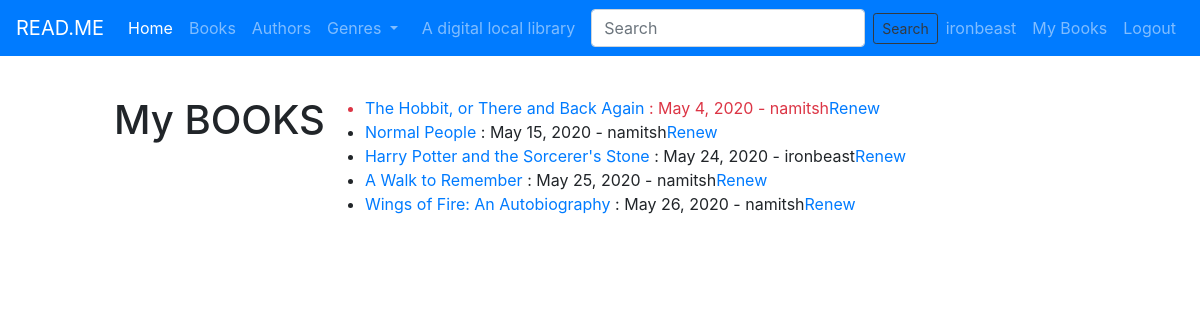
Page /catalog/borrowed/ (signed in) on the committed database.
### catalog/models.py (models this page shows, shortened)
class BookInstance(models.Model):
    id = models.UUIDField(primary_key=True, default=uuid.uuid4,
                          help_text='Unique ID for this particular book in library')
    book = models.ForeignKey('Book', on_delete=models.SET_NULL, null=True)
    imprint = models.CharField(max_length=200)
    due_date = models.DateField(null=True, blank=True)
    borrower = models.ForeignKey(User, on_delete=models.SET_NULL, null=True, blank=True)
    pdf = models.FileField(upload_to='documents/', null=True)
    LOAN_STATUS = (
        ('m', 'maintenance'),
        ('o', 'on loan'),
        ('r', 'reserved'),
        ('a', 'available')
    )
    status = models.CharField(max_length=1, choices=LOAN_STATUS, blank=True, default='m', help_text='Book Availabilty')
    class Meta:
        ordering = ['due_date']
        permissions = (("can_mark_returned", "Set book as returned"),)
    @property
    def is_overdue(self):
        if self.due_date and self.due_date < date.today():
            return True
        return False

class Book(models.Model):
    title = models.CharField(max_length=200, help_text='Enter book title')
    summary = models.TextField(max_length=1000, help_text="enter the brief description of book")
    isbn = models.CharField('ISBN', max_length=13)
    author = models.ForeignKey('Author', on_delete=models.SET_NULL, null=True)
    genre = models.ManyToManyField('Genre', help_text="Select a genre for a book")
    image = models.ImageField(upload_to='images/')
    language = models.ForeignKey('Language', on_delete=models.SET_NULL, null=True)
    def display_genre(self):
        return ', '.join(genre.name for genre in self.genre.all()[:3])
    display_genre.short_description = 'Genre'

### catalog/views.py (the view)
# urls.py: path(r'borrowed/', views.LoanedByAllListView.as_view(), name='all-borrowed'),
class LoanedByAllListView(PermissionRequiredMixin, ListView):
    model = BookInstance
    permission_required = 'catalog.can_mark_returned'
    template_name = 'book_instance/bookinstance_list_borrowed_all.html'
    paginate_by = 10
    def get_queryset(self):
        return BookInstance.objects.filter(status__exact='o').order_by('due_date')

### catalog/templates/book_instance/bookinstance_list_borrowed_all.html (shortened to what this page needs)
{% extends 'base.html' %}
{% block content %}
    <h1>My BOOKS</h1>
<br>
{% if object_list %}
    <ul>
    {% for item in object_list %}
        <li class="{% if item.is_overdue %}text-danger{% endif %}">
            <a href="{% url 'book-detail' item.book.pk %}" >{{ item.book.title }}</a> : {{ item.due_date}}
            {% if user.is_staff %}- {{ item.borrower }}{% endif %}{% if perms.catalog.can_mark_returned %}<a href="{% url 'renew-book-librarian' item.pk %}">  Renew</a>
            {% endif %}
        </li>
    {% endfor %}
    </ul>
{% else%}
<p>NO BOOKS BORROWED</p>
{% endif %}
{% endblock %}

### catalog/templates/base.html (shortened to what this page needs)
<!DOCTYPE  html>
<html lang="en">
    <head>
        {% load static %}
        <link rel="stylesheet" href="{% static 'css/styles.css' %}">
        <link rel="stylesheet" href="https://stackpath.bootstrapcdn.com/bootstrap/4.1.3/css/bootstrap.min.css"
>
    </head>
    <body>
    <header>
        <nav class="navbar navbar-expand-lg navbar-dark bg-primary">
  <a class="navbar-brand" href="{% url 'index' %}">READ.ME</a>
  <div class="collapse navbar-collapse" id="navbarText">
    <ul class="navbar-nav mr-auto">
      <li class="nav-item active">
        <a class="nav-link" href="{% url 'index' %}">Home <span class="sr-only">(current)</span></a>
      </li>
      <li class="nav-item">
        <a class="nav-link" href="{% url 'books' %}">Books</a>
      </li>
      <li class="nav-item">
        <a class="nav-link" href="{% url 'authors' %}">Authors</a>
      </li>
        <li class="nav-item dropdown">
        <a class="nav-link dropdown-toggle" href="#" id="navbarDropdown" role="button" data-toggle="dropdown" aria-haspopup="true" aria-expanded="false">
          Genres
        </a>
      </li>
    </ul>
      <span class="navbar-text mr-auto">
      A digital local library
    </span>
      <form class="form-inline">
    <input class="form-control mr-sm-2" type="search" placeholder="Search" aria-label="Search">
    <button class="btn btn-sm btn-outline-dark" type="submit">Search</button>
  </form>
      <ul class="navbar-nav justify-content-end">
      <li class="nav-item active">
          {% if request.user.is_authenticated %}
                            <li class="nav-item"><a class="nav-link" href="{% url 'profile' request.user.id %}">{{ request.user.get_username }}</a></li>
                                <li><a class="nav-link" href="{% if request.user.is_staff and perms.catalog.can_mark_returned %}{% url 'all-borrowed' %}
                                    {% else %}{% url 'my-borrowed' %} {% endif%} ">My Books</a></li>
                                <li class="nav-item"><a class="nav-link" href="{% url 'logout' %}?next={{request.path}}">Logout</a></li>
                            {% else %}
                                <li class="nav-item"><a class="nav-link" href="{% url 'login' %}?next={{request.path}}">Login</a> </li>
                            {% endif %}
    </ul>
  </div>
</nav>
    </header>
        <div class="container">
            <div class="row" style="margin: auto; margin-top: auto;padding: inherit;margin-top: 40px;">
                 <div class="col-sm-10 d-flex justify-content-center">
                {% block content %} {% endblock %}
            </div>
            </div>
        </div>
    <br>
                     <br>
                     <br>
    </body>
</html>

### catalog/static/css/styles.css (style rules this page uses)
body { font-family: "Poppins", sans-serif; height: 100vh; }
a { color: #92badd; display:inline-block; text-decoration: none; font-weight: 400; }

### rows in the picture
BookInstance: book "The Hobbit, or There and Back Again", due_date "May 4, 2020", borrower "namitsh"
BookInstance: book "Normal People", due_date "May 15, 2020", borrower "namitsh"
BookInstance: book "Harry Potter and the Sorcerer's Stone", due_date "May 24, 2020", borrower "ironbeast"
BookInstance: book "A Walk to Remember", due_date "May 25, 2020", borrower "namitsh"
BookInstance: book "Wings of Fire: An Autobiography", due_date "May 26, 2020", borrower "namitsh"

### other values in the picture
{{ request.user.get_username }} "ironbeast"
